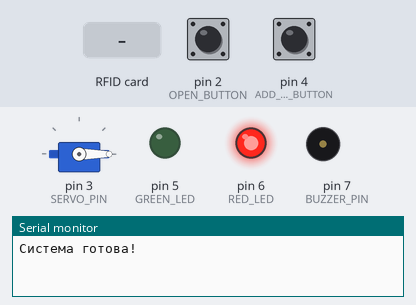
The sketch below on a simulated Arduino Uno, built with avr-gcc and run on an emulated ATmega328P. Parts: servo, output pins drawn as LEDs (lit = HIGH), buzzer (waves = sounding), the last lines printed to the serial monitor. Inputs (shaded band) come from the test bench; at power-on: pin 2 (OPEN_BUTTON) HIGH, pin 4 (ADD_TAG_BUTTON) HIGH. Pins used as bus, display or sensor lines are not drawn.

Above: at 1.2 s.
1.3 s: pin 2 (OPEN_BUTTON) pulled LOW for 0.15 s
At 2.9 s:
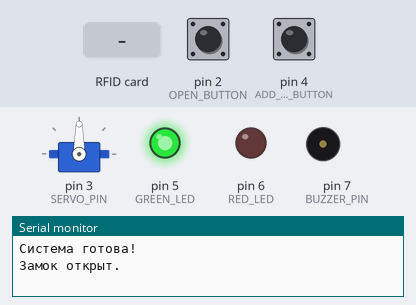
4.4 s: RFID card 5E 7A 19 C4 held to the reader
7.4 s: pin 4 (ADD_TAG_BUTTON) pulled LOW for 1 s
At 9.8 s:
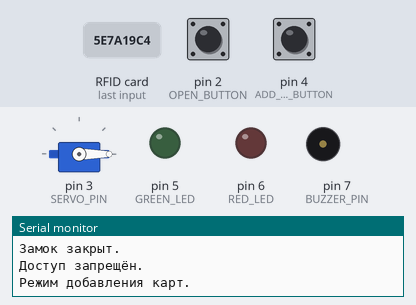
10.3 s: pin 4 (ADD_TAG_BUTTON) pulled LOW for 3.2 s
At 11.0 s:
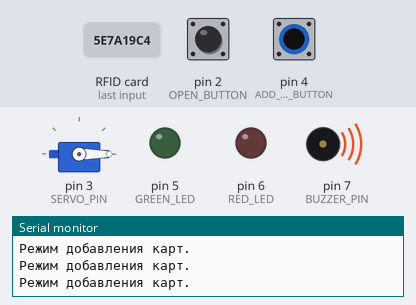
15.4 s: pin 2 (OPEN_BUTTON) pulled LOW for 1 s
At 20.54 s:
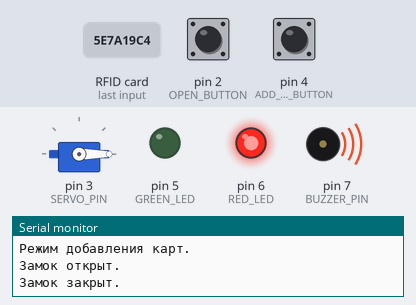
Timing chart, 0 to 21.9 s (numbered marks = the images above; inputs shaded):
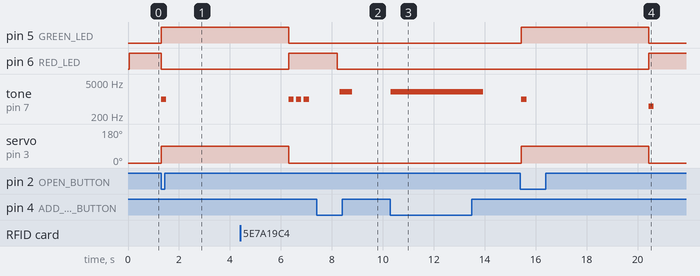

Measured:
- after the input at 1.3 s, pin 5 (GREEN_LED): LOW → HIGH at once; pin 6 (RED_LED): HIGH → LOW at once; tone on pin 7 (BUZZER_PIN): silent → 1000 Hz at once, → silent 0.20 s later; servo on pin 3 (SERVO_PIN): 0° → 90° at once
- after the input at 7.4 s, tone on pin 7 (BUZZER_PIN): silent → 2000 Hz after 0.91 s, → silent 0.50 s later
- after the input at 10.3 s, tone on pin 7 (BUZZER_PIN): silent → 2000 Hz at once, → silent 3.6 s later
- after the input at 15.4 s, pin 5 (GREEN_LED): LOW → HIGH at once, → LOW 5.0 s later; pin 6 (RED_LED): LOW → HIGH after 5.0 s; tone on pin 7 (BUZZER_PIN): silent → 1000 Hz at once, → silent 0.20 s later, → 500 Hz 4.8 s later, → silent 0.20 s later; servo on pin 3 (SERVO_PIN): 0° → 90° at once, → 0° 5.0 s later

The sketch:

RFID_and_Batton.ino
```cpp
#include <SPI.h>
#include <MFRC522.h>
#include <Servo.h>

// Пины подключения
#define RST_PIN 9
#define SS_PIN 10

#define GREEN_LED 5      // Зелёный светодиод (открыто)
#define RED_LED 6        // Красный светодиод (закрыто)
#define BUZZER_PIN 7     // Баззер
#define SERVO_PIN 3      // Серво
#define OPEN_BUTTON 2    // Кнопка открытия/закрытия
#define ADD_TAG_BUTTON 4 // Кнопка добавления карт

// Создание объектов
MFRC522 rfid(SS_PIN, RST_PIN);
Servo servo;

// Хранение UID карт (макс. 5 карт)
byte storedUIDs[5][4];
int uidCount = 0;

bool isLocked = true;
bool addMode = false;

void setup() {
  Serial.begin(9600);
  SPI.begin();
  rfid.PCD_Init();

  // Подключение серво
  servo.attach(SERVO_PIN);
  servo.write(0); // Закрытое положение

  // Настройка пинов
  pinMode(GREEN_LED, OUTPUT);
  pinMode(RED_LED, OUTPUT);
  pinMode(BUZZER_PIN, OUTPUT);
  pinMode(OPEN_BUTTON, INPUT_PULLUP);
  pinMode(ADD_TAG_BUTTON, INPUT_PULLUP);

  // Начальное состояние
  digitalWrite(GREEN_LED, LOW);
  digitalWrite(RED_LED, HIGH);

  Serial.println("Система готова!");
}

void loop() {
  if (digitalRead(ADD_TAG_BUTTON) == LOW) {
    enterAddMode();
  }

  if (digitalRead(OPEN_BUTTON) == LOW) {
    toggleLock();
  }

  if (rfid.PICC_IsNewCardPresent() && rfid.PICC_ReadCardSerial()) {
    if (addMode) {
      addCard(rfid.uid.uidByte, rfid.uid.size);
    } else {
      processCard(rfid.uid.uidByte, rfid.uid.size);
    }
    rfid.PICC_HaltA();
  }

  delay(100);
}

void toggleLock() {
  if (isLocked) {
    openLock();
  } else {
    closeLock();
  }
}

void openLock() {
  Serial.println("Замок открыт.");
  tone(BUZZER_PIN, 1000, 200); // Сигнал открытия
  digitalWrite(GREEN_LED, HIGH);
  digitalWrite(RED_LED, LOW);
  servo.write(90); // Открыть замок
  isLocked = false;

  delay(5000); // Ждать 5 секунд перед закрытием
  closeLock();
}

void closeLock() {
  Serial.println("Замок закрыт.");
  tone(BUZZER_PIN, 500, 200); // Сигнал закрытия
  digitalWrite(GREEN_LED, LOW);
  digitalWrite(RED_LED, HIGH);
  servo.write(0); // Закрыть замок
  isLocked = true;
}

void enterAddMode() {
  Serial.println("Режим добавления карт.");
  tone(BUZZER_PIN, 2000, 500);
  addMode = true;
}

void addCard(byte *uid, byte size) {
  if (uidCount >= 5) {
    Serial.println("Список UID заполнен!");
    addMode = false; // Выход из режима добавления
    return;
  }

  for (int i = 0; i < uidCount; i++) {
    if (compareUID(uid, storedUIDs[i], size)) {
      Serial.println("Карта уже существует.");
      addMode = false; // Выход из режима добавления
      return;
    }
  }

  for (byte i = 0; i < size; i++) {
    storedUIDs[uidCount][i] = uid[i];
  }
  uidCount++;
  Serial.println("Карта добавлена.");
  tone(BUZZER_PIN, 1500, 200);

  addMode = false; // Выход из режима добавления после успешного добавления
  Serial.println("Выход из режима добавления.");
}

void processCard(byte *uid, byte size) {
  for (int i = 0; i < uidCount; i++) {
    if (compareUID(uid, storedUIDs[i], size)) {
      Serial.println("Доступ разрешён.");
      openLock();
      return;
    }
  }
  Serial.println("Доступ запрещён.");
  failedAccess();
}

void failedAccess() {
  for (int i = 0; i < 3; i++) {
    tone(BUZZER_PIN, 1000, 200);
    delay(300);
  }
  digitalWrite(RED_LED, HIGH);
  delay(1000);
  digitalWrite(RED_LED, LOW);
}

bool compareUID(byte *uid1, byte *uid2, byte size) {
  for (byte i = 0; i < size; i++) {
    if (uid1[i] != uid2[i]) {
      return false;
    }
  }
  return true;
}
```
